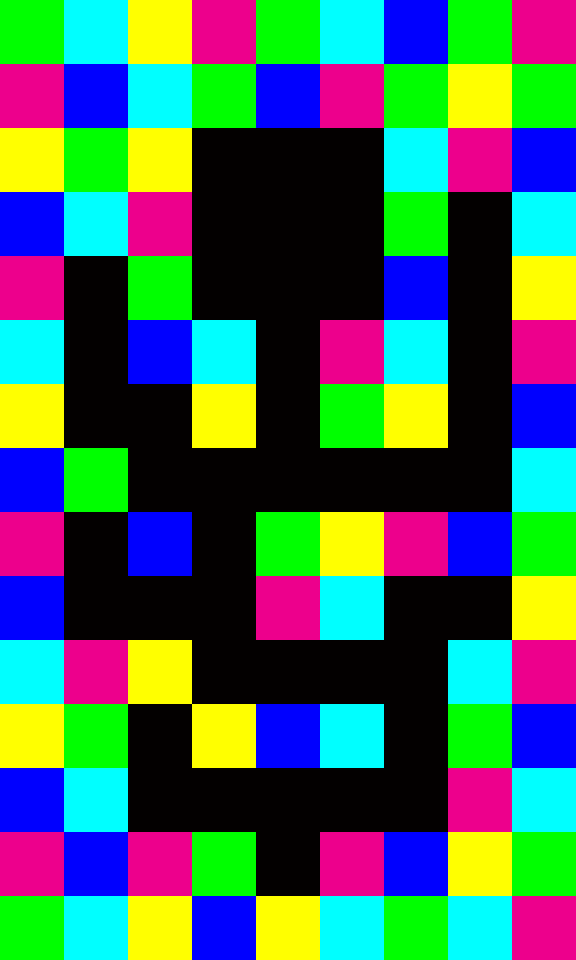

Rendered tile map (Tiled .tmx) drawn with the repository's tilesets; below, a short description and the map source with its tile grids summarised:
An orthogonal 9x15 tile map with 64x64 px tiles, 1 tile layer (Tile Layer 1), 9 tilesets.

<map version="1.0" orientation="orthogonal" width="9" height="15" tilewidth="64" tileheight="64">
 <tileset firstgid="1" name="black" tilewidth="64" tileheight="64">
  <image source="../colors/black.png" width="64" height="64" />
  <tile id="0">
   <properties>
    <property name="blocked" value="true" />
   </properties>
  </tile>
 </tileset>
 <tileset firstgid="2" name="pink2" tilewidth="64" tileheight="64">
  <image source="../colors/pink2.png" width="64" height="64" />
  <tile id="0">
   <properties>
    <property name="blocked" value="true" />
   </properties>
  </tile>
 </tileset>
 <tileset firstgid="3" name="pattern01" tilewidth="64" tileheight="64">
  <image source="../patterns/pattern01.png" width="64" height="64" />
 </tileset>
 <tileset firstgid="4" name="black1" tilewidth="64" tileheight="64">
  <image source="../colors/black.png" width="64" height="64" />
 </tileset>
 <tileset firstgid="5" name="blue1" tilewidth="64" tileheight="64">
  <image source="../colors/blue1.png" width="64" height="64" />
  <tile id="0">
   <properties>
    <property name="blocked" value="true" />
   </properties>
  </tile>
 </tileset>
 <tileset firstgid="6" name="yellow1" tilewidth="64" tileheight="64">
  <image source="../colors/yellow1.png" width="64" height="64" />
  <tile id="0">
   <properties>
    <property name="blocked" value="true" />
   </properties>
  </tile>
 </tileset>
 <tileset firstgid="7" name="green1" tilewidth="64" tileheight="64">
  <image source="../colors/green1.png" width="64" height="64" />
  <tile id="0">
   <properties>
    <property name="blocked" value="true" />
   </properties>
  </tile>
 </tileset>
 <tileset firstgid="8" name="blue2" tilewidth="64" tileheight="64">
  <image source="../colors/blue2.png" width="64" height="64" />
  <tile id="0">
   <properties>
    <property name="blocked" value="true" />
   </properties>
  </tile>
 </tileset>
 <tileset firstgid="9" name="white" tilewidth="64" tileheight="64">
  <image source="../colors/white.png" width="64" height="64" />
  <tile id="0">
   <properties>
    <property name="blocked" value="true" />
   </properties>
  </tile>
 </tileset>
 <layer name="Tile Layer 1" width="9" height="15">
  <data>[135 cells, 135 non-empty, 6 distinct tile ids]</data>
 </layer>
</map>
